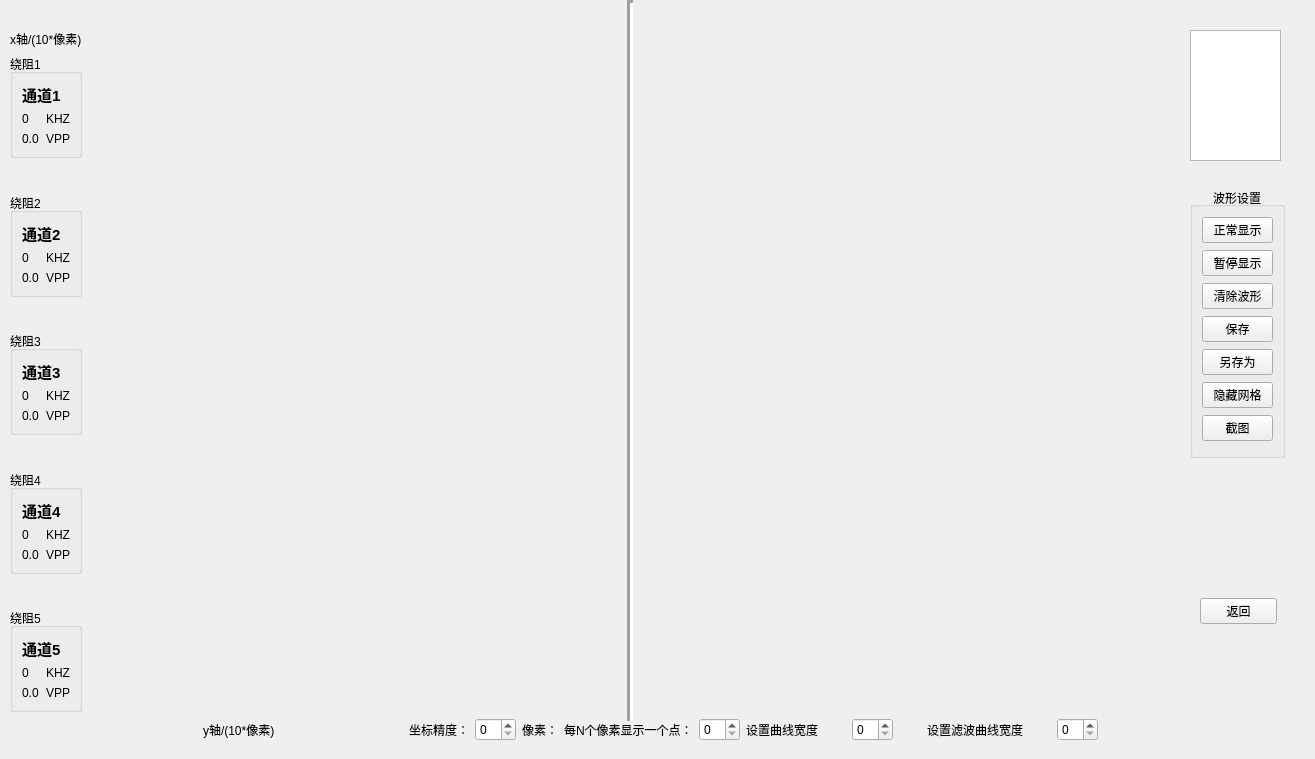
<?xml version="1.0" encoding="UTF-8"?>
<ui version="4.0">
 <class>showwaveUi</class>
 <widget class="QWidget" name="showwaveUi">
  <property name="enabled">
   <bool>true</bool>
  </property>
  <property name="geometry">
   <rect>
    <x>0</x>
    <y>0</y>
    <width>1315</width>
    <height>759</height>
   </rect>
  </property>
  <property name="sizePolicy">
   <sizepolicy hsizetype="Preferred" vsizetype="Preferred">
    <horstretch>0</horstretch>
    <verstretch>0</verstretch>
   </sizepolicy>
  </property>
  <property name="minimumSize">
   <size>
    <width>1315</width>
    <height>759</height>
   </size>
  </property>
  <property name="maximumSize">
   <size>
    <width>1315</width>
    <height>759</height>
   </size>
  </property>
  <property name="windowTitle">
   <string>Form</string>
  </property>
  <widget class="Line" name="line_2">
   <property name="geometry">
    <rect>
     <x>620</x>
     <y>0</y>
     <width>20</width>
     <height>721</height>
    </rect>
   </property>
   <property name="lineWidth">
    <number>3</number>
   </property>
   <property name="orientation">
    <enum>Qt::Vertical</enum>
   </property>
  </widget>
  <widget class="QWidget" name="layoutWidget">
   <property name="geometry">
    <rect>
     <x>10</x>
     <y>30</y>
     <width>1281</width>
     <height>711</height>
    </rect>
   </property>
   <layout class="QVBoxLayout" name="mainlayout">
    <item>
     <layout class="QHBoxLayout" name="mainhorizonLayout">
      <item>
       <layout class="QVBoxLayout" name="verticalLayout_15">
        <item>
         <widget class="QLabel" name="label_6">
          <property name="text">
           <string>x轴/(10*像素)</string>
          </property>
         </widget>
        </item>
        <item>
         <layout class="QVBoxLayout" name="verticalLayout_14">
          <item>
           <widget class="QGroupBox" name="groupBox_3">
            <property name="title">
             <string>绕阻1</string>
            </property>
            <layout class="QVBoxLayout" name="verticalLayout_9">
             <item>
              <layout class="QVBoxLayout" name="verticalLayout_4">
               <item>
                <widget class="QLabel" name="label_8">
                 <property name="font">
                  <font>
                   <pointsize>11</pointsize>
                   <weight>75</weight>
                   <bold>true</bold>
                  </font>
                 </property>
                 <property name="text">
                  <string>通道1</string>
                 </property>
                </widget>
               </item>
               <item>
                <layout class="QHBoxLayout" name="horizontalLayout_2">
                 <item>
                  <widget class="QLabel" name="ch0_fre">
                   <property name="text">
                    <string>0</string>
                   </property>
                  </widget>
                 </item>
                 <item>
                  <widget class="QLabel" name="label_9">
                   <property name="text">
                    <string>KHZ</string>
                   </property>
                  </widget>
                 </item>
                </layout>
               </item>
               <item>
                <layout class="QHBoxLayout" name="horizontalLayout_3">
                 <item>
                  <widget class="QLabel" name="ch0_vpp">
                   <property name="text">
                    <string>0.0</string>
                   </property>
                  </widget>
                 </item>
                 <item>
                  <widget class="QLabel" name="label_10">
                   <property name="text">
                    <string>VPP</string>
                   </property>
                  </widget>
                 </item>
                </layout>
               </item>
              </layout>
             </item>
            </layout>
           </widget>
          </item>
          <item>
           <spacer name="verticalSpacer">
            <property name="orientation">
             <enum>Qt::Vertical</enum>
            </property>
            <property name="sizeHint" stdset="0">
             <size>
              <width>20</width>
              <height>18</height>
             </size>
            </property>
           </spacer>
          </item>
          <item>
           <widget class="QGroupBox" name="groupBox_4">
            <property name="title">
             <string>绕阻2</string>
            </property>
            <layout class="QVBoxLayout" name="verticalLayout_10">
             <item>
              <layout class="QVBoxLayout" name="verticalLayout_5">
               <item>
                <widget class="QLabel" name="label_15">
                 <property name="font">
                  <font>
                   <pointsize>11</pointsize>
                   <weight>75</weight>
                   <bold>true</bold>
                  </font>
                 </property>
                 <property name="text">
                  <string>通道2</string>
                 </property>
                </widget>
               </item>
               <item>
                <layout class="QHBoxLayout" name="horizontalLayout_4">
                 <item>
                  <widget class="QLabel" name="ch1_fre">
                   <property name="text">
                    <string>0</string>
                   </property>
                  </widget>
                 </item>
                 <item>
                  <widget class="QLabel" name="label_14">
                   <property name="text">
                    <string>KHZ</string>
                   </property>
                  </widget>
                 </item>
                </layout>
               </item>
               <item>
                <layout class="QHBoxLayout" name="horizontalLayout_5">
                 <item>
                  <widget class="QLabel" name="ch1_vpp">
                   <property name="text">
                    <string>0.0</string>
                   </property>
                  </widget>
                 </item>
                 <item>
                  <widget class="QLabel" name="label_17">
                   <property name="text">
                    <string>VPP</string>
                   </property>
                  </widget>
                 </item>
                </layout>
               </item>
              </layout>
             </item>
            </layout>
           </widget>
          </item>
          <item>
           <spacer name="verticalSpacer_2">
            <property name="orientation">
             <enum>Qt::Vertical</enum>
            </property>
            <property name="sizeHint" stdset="0">
             <size>
              <width>20</width>
              <height>28</height>
             </size>
            </property>
           </spacer>
          </item>
          <item>
           <widget class="QGroupBox" name="groupBox_5">
            <property name="title">
             <string>绕阻3</string>
            </property>
            <layout class="QVBoxLayout" name="verticalLayout_11">
             <item>
              <layout class="QVBoxLayout" name="verticalLayout_6">
               <item>
                <widget class="QLabel" name="label_20">
                 <property name="font">
                  <font>
                   <pointsize>11</pointsize>
                   <weight>75</weight>
                   <bold>true</bold>
                  </font>
                 </property>
                 <property name="text">
                  <string>通道3</string>
                 </property>
                </widget>
               </item>
               <item>
                <layout class="QHBoxLayout" name="horizontalLayout_6">
                 <item>
                  <widget class="QLabel" name="ch2_fre">
                   <property name="text">
                    <string>0</string>
                   </property>
                  </widget>
                 </item>
                 <item>
                  <widget class="QLabel" name="label_19">
                   <property name="text">
                    <string>KHZ</string>
                   </property>
                  </widget>
                 </item>
                </layout>
               </item>
               <item>
                <layout class="QHBoxLayout" name="horizontalLayout_7">
                 <item>
                  <widget class="QLabel" name="ch2_vpp">
                   <property name="text">
                    <string>0.0</string>
                   </property>
                  </widget>
                 </item>
                 <item>
                  <widget class="QLabel" name="label_22">
                   <property name="text">
                    <string>VPP</string>
                   </property>
                  </widget>
                 </item>
                </layout>
               </item>
              </layout>
             </item>
            </layout>
           </widget>
          </item>
          <item>
           <spacer name="verticalSpacer_3">
            <property name="orientation">
             <enum>Qt::Vertical</enum>
            </property>
            <property name="sizeHint" stdset="0">
             <size>
              <width>20</width>
              <height>28</height>
             </size>
            </property>
           </spacer>
          </item>
          <item>
           <widget class="QGroupBox" name="groupBox_6">
            <property name="title">
             <string>绕阻4</string>
            </property>
            <layout class="QVBoxLayout" name="verticalLayout_12">
             <item>
              <layout class="QVBoxLayout" name="verticalLayout_7">
               <item>
                <widget class="QLabel" name="label_23">
                 <property name="font">
                  <font>
                   <pointsize>11</pointsize>
                   <weight>75</weight>
                   <bold>true</bold>
                  </font>
                 </property>
                 <property name="text">
                  <string>通道4</string>
                 </property>
                </widget>
               </item>
               <item>
                <layout class="QHBoxLayout" name="horizontalLayout_8">
                 <item>
                  <widget class="QLabel" name="ch3_fre">
                   <property name="text">
                    <string>0</string>
                   </property>
                  </widget>
                 </item>
                 <item>
                  <widget class="QLabel" name="label_25">
                   <property name="text">
                    <string>KHZ</string>
                   </property>
                  </widget>
                 </item>
                </layout>
               </item>
               <item>
                <layout class="QHBoxLayout" name="horizontalLayout_9">
                 <item>
                  <widget class="QLabel" name="ch3_vpp">
                   <property name="text">
                    <string>0.0</string>
                   </property>
                  </widget>
                 </item>
                 <item>
                  <widget class="QLabel" name="label_27">
                   <property name="text">
                    <string>VPP</string>
                   </property>
                  </widget>
                 </item>
                </layout>
               </item>
              </layout>
             </item>
            </layout>
           </widget>
          </item>
          <item>
           <spacer name="verticalSpacer_4">
            <property name="orientation">
             <enum>Qt::Vertical</enum>
            </property>
            <property name="sizeHint" stdset="0">
             <size>
              <width>20</width>
              <height>18</height>
             </size>
            </property>
           </spacer>
          </item>
          <item>
           <widget class="QGroupBox" name="groupBox_7">
            <property name="title">
             <string>绕阻5</string>
            </property>
            <layout class="QVBoxLayout" name="verticalLayout_13">
             <item>
              <layout class="QVBoxLayout" name="verticalLayout_8">
               <item>
                <widget class="QLabel" name="label_28">
                 <property name="font">
                  <font>
                   <pointsize>11</pointsize>
                   <weight>75</weight>
                   <bold>true</bold>
                  </font>
                 </property>
                 <property name="text">
                  <string>通道5</string>
                 </property>
                </widget>
               </item>
               <item>
                <layout class="QHBoxLayout" name="horizontalLayout_10">
                 <item>
                  <widget class="QLabel" name="ch4_fre">
                   <property name="text">
                    <string>0</string>
                   </property>
                  </widget>
                 </item>
                 <item>
                  <widget class="QLabel" name="label_30">
                   <property name="text">
                    <string>KHZ</string>
                   </property>
                  </widget>
                 </item>
                </layout>
               </item>
               <item>
                <layout class="QHBoxLayout" name="horizontalLayout_11">
                 <item>
                  <widget class="QLabel" name="ch4_vpp">
                   <property name="text">
                    <string>0.0</string>
                   </property>
                  </widget>
                 </item>
                 <item>
                  <widget class="QLabel" name="label_32">
                   <property name="text">
                    <string>VPP</string>
                   </property>
                  </widget>
                 </item>
                </layout>
               </item>
              </layout>
             </item>
            </layout>
           </widget>
          </item>
         </layout>
        </item>
       </layout>
      </item>
      <item>
       <spacer name="horizontalSpacer_5">
        <property name="orientation">
         <enum>Qt::Horizontal</enum>
        </property>
        <property name="sizeHint" stdset="0">
         <size>
          <width>528</width>
          <height>20</height>
         </size>
        </property>
       </spacer>
      </item>
      <item>
       <spacer name="horizontalSpacer_6">
        <property name="orientation">
         <enum>Qt::Horizontal</enum>
        </property>
        <property name="sizeHint" stdset="0">
         <size>
          <width>558</width>
          <height>20</height>
         </size>
        </property>
       </spacer>
      </item>
      <item>
       <layout class="QVBoxLayout" name="verticalLayout_16">
        <item>
         <widget class="QListWidget" name="listwd">
          <property name="sizePolicy">
           <sizepolicy hsizetype="Fixed" vsizetype="Fixed">
            <horstretch>0</horstretch>
            <verstretch>0</verstretch>
           </sizepolicy>
          </property>
          <property name="minimumSize">
           <size>
            <width>91</width>
            <height>131</height>
           </size>
          </property>
          <property name="maximumSize">
           <size>
            <width>91</width>
            <height>131</height>
           </size>
          </property>
          <property name="autoFillBackground">
           <bool>true</bool>
          </property>
          <property name="autoScroll">
           <bool>true</bool>
          </property>
          <property name="isWrapping" stdset="0">
           <bool>false</bool>
          </property>
          <property name="resizeMode">
           <enum>QListView::Fixed</enum>
          </property>
          <property name="spacing">
           <number>1</number>
          </property>
          <property name="viewMode">
           <enum>QListView::ListMode</enum>
          </property>
          <property name="selectionRectVisible">
           <bool>false</bool>
          </property>
          <property name="currentRow">
           <number>-1</number>
          </property>
         </widget>
        </item>
        <item>
         <widget class="QStackedWidget" name="stackedwd">
          <property name="sizePolicy">
           <sizepolicy hsizetype="Expanding" vsizetype="Expanding">
            <horstretch>0</horstretch>
            <verstretch>0</verstretch>
           </sizepolicy>
          </property>
          <property name="minimumSize">
           <size>
            <width>101</width>
            <height>293</height>
           </size>
          </property>
          <property name="maximumSize">
           <size>
            <width>101</width>
            <height>16777215</height>
           </size>
          </property>
          <property name="frameShadow">
           <enum>QFrame::Raised</enum>
          </property>
          <property name="currentIndex">
           <number>0</number>
          </property>
          <widget class="QWidget" name="page">
           <widget class="QGroupBox" name="groupBox">
            <property name="geometry">
             <rect>
              <x>0</x>
              <y>20</y>
              <width>95</width>
              <height>271</height>
             </rect>
            </property>
            <property name="title">
             <string>波形设置</string>
            </property>
            <property name="alignment">
             <set>Qt::AlignCenter</set>
            </property>
            <layout class="QVBoxLayout" name="verticalLayout">
             <item>
              <widget class="QPushButton" name="showbt">
               <property name="text">
                <string>正常显示</string>
               </property>
              </widget>
             </item>
             <item>
              <widget class="QPushButton" name="stopbt">
               <property name="text">
                <string>暂停显示</string>
               </property>
              </widget>
             </item>
             <item>
              <widget class="QPushButton" name="clearbt">
               <property name="text">
                <string>清除波形</string>
               </property>
              </widget>
             </item>
             <item>
              <widget class="QPushButton" name="savebt">
               <property name="text">
                <string>保存</string>
               </property>
              </widget>
             </item>
             <item>
              <widget class="QPushButton" name="saveasbt">
               <property name="text">
                <string>另存为</string>
               </property>
              </widget>
             </item>
             <item>
              <widget class="QPushButton" name="showgrid">
               <property name="text">
                <string>隐藏网格</string>
               </property>
              </widget>
             </item>
             <item>
              <widget class="QPushButton" name="snapbt">
               <property name="text">
                <string>截图</string>
               </property>
              </widget>
             </item>
            </layout>
           </widget>
           <widget class="QWidget" name="layoutWidget">
            <property name="geometry">
             <rect>
              <x>10</x>
              <y>320</y>
              <width>77</width>
              <height>137</height>
             </rect>
            </property>
            <layout class="QVBoxLayout" name="verticalLayout_17">
             <item>
              <spacer name="verticalSpacer_6">
               <property name="orientation">
                <enum>Qt::Vertical</enum>
               </property>
               <property name="sizeHint" stdset="0">
                <size>
                 <width>20</width>
                 <height>88</height>
                </size>
               </property>
              </spacer>
             </item>
             <item>
              <widget class="QPushButton" name="retbt">
               <property name="text">
                <string>返回</string>
               </property>
              </widget>
             </item>
            </layout>
           </widget>
          </widget>
          <widget class="QWidget" name="page_2">
           <widget class="QGroupBox" name="algroribox">
            <property name="enabled">
             <bool>true</bool>
            </property>
            <property name="geometry">
             <rect>
              <x>10</x>
              <y>20</y>
              <width>95</width>
              <height>168</height>
             </rect>
            </property>
            <property name="title">
             <string>算法</string>
            </property>
            <property name="checkable">
             <bool>false</bool>
            </property>
            <property name="checked">
             <bool>false</bool>
            </property>
            <layout class="QVBoxLayout" name="verticalLayout_3">
             <item>
              <widget class="QPushButton" name="avgfilterbt">
               <property name="text">
                <string>均值滤波</string>
               </property>
              </widget>
             </item>
             <item>
              <widget class="QPushButton" name="slidefilterbt">
               <property name="text">
                <string>滑动均值</string>
               </property>
              </widget>
             </item>
             <item>
              <widget class="QPushButton" name="midfilterbt">
               <property name="text">
                <string>中位值均值</string>
               </property>
              </widget>
             </item>
             <item>
              <widget class="QPushButton" name="weightfilterbt">
               <property name="text">
                <string>加权均值</string>
               </property>
              </widget>
             </item>
            </layout>
           </widget>
          </widget>
          <widget class="QWidget" name="page_5"/>
         </widget>
        </item>
       </layout>
      </item>
     </layout>
    </item>
    <item>
     <layout class="QHBoxLayout" name="horizontalLayout_15">
      <item>
       <spacer name="horizontalSpacer_7">
        <property name="orientation">
         <enum>Qt::Horizontal</enum>
        </property>
        <property name="sizeHint" stdset="0">
         <size>
          <width>68</width>
          <height>20</height>
         </size>
        </property>
       </spacer>
      </item>
      <item>
       <layout class="QHBoxLayout" name="horizontalLayout_13">
        <item>
         <widget class="QLabel" name="label_7">
          <property name="text">
           <string>y轴/(10*像素)</string>
          </property>
         </widget>
        </item>
        <item>
         <spacer name="horizontalSpacer_4">
          <property name="orientation">
           <enum>Qt::Horizontal</enum>
          </property>
          <property name="sizeHint" stdset="0">
           <size>
            <width>128</width>
            <height>20</height>
           </size>
          </property>
         </spacer>
        </item>
        <item>
         <layout class="QHBoxLayout" name="horizontalLayout_12">
          <item>
           <widget class="QLabel" name="label_4">
            <property name="text">
             <string>坐标精度：</string>
            </property>
           </widget>
          </item>
          <item>
           <widget class="QSpinBox" name="gridNum"/>
          </item>
          <item>
           <widget class="QLabel" name="label_5">
            <property name="text">
             <string>像素：</string>
            </property>
           </widget>
          </item>
          <item>
           <widget class="QLabel" name="label_3">
            <property name="text">
             <string>每N个像素显示一个点：</string>
            </property>
           </widget>
          </item>
          <item>
           <widget class="QSpinBox" name="interalPixelsSpin"/>
          </item>
         </layout>
        </item>
        <item>
         <layout class="QHBoxLayout" name="horizontalLayout">
          <item>
           <widget class="QLabel" name="label">
            <property name="text">
             <string>设置曲线宽度</string>
            </property>
           </widget>
          </item>
          <item>
           <spacer name="horizontalSpacer">
            <property name="orientation">
             <enum>Qt::Horizontal</enum>
            </property>
            <property name="sizeHint" stdset="0">
             <size>
              <width>28</width>
              <height>20</height>
             </size>
            </property>
           </spacer>
          </item>
          <item>
           <widget class="QSpinBox" name="penwidth_spin"/>
          </item>
          <item>
           <spacer name="horizontalSpacer_2">
            <property name="orientation">
             <enum>Qt::Horizontal</enum>
            </property>
            <property name="sizeHint" stdset="0">
             <size>
              <width>28</width>
              <height>20</height>
             </size>
            </property>
           </spacer>
          </item>
          <item>
           <widget class="QLabel" name="label_2">
            <property name="text">
             <string>设置滤波曲线宽度</string>
            </property>
           </widget>
          </item>
          <item>
           <spacer name="horizontalSpacer_3">
            <property name="orientation">
             <enum>Qt::Horizontal</enum>
            </property>
            <property name="sizeHint" stdset="0">
             <size>
              <width>28</width>
              <height>20</height>
             </size>
            </property>
           </spacer>
          </item>
          <item>
           <widget class="QSpinBox" name="otherPenSpin"/>
          </item>
         </layout>
        </item>
       </layout>
      </item>
      <item>
       <spacer name="horizontalSpacer_8">
        <property name="orientation">
         <enum>Qt::Horizontal</enum>
        </property>
        <property name="sizeHint" stdset="0">
         <size>
          <width>188</width>
          <height>20</height>
         </size>
        </property>
       </spacer>
      </item>
     </layout>
    </item>
   </layout>
  </widget>
  <zorder>layoutWidget</zorder>
  <zorder>line_2</zorder>
 </widget>
 <resources/>
 <connections/>
</ui>
